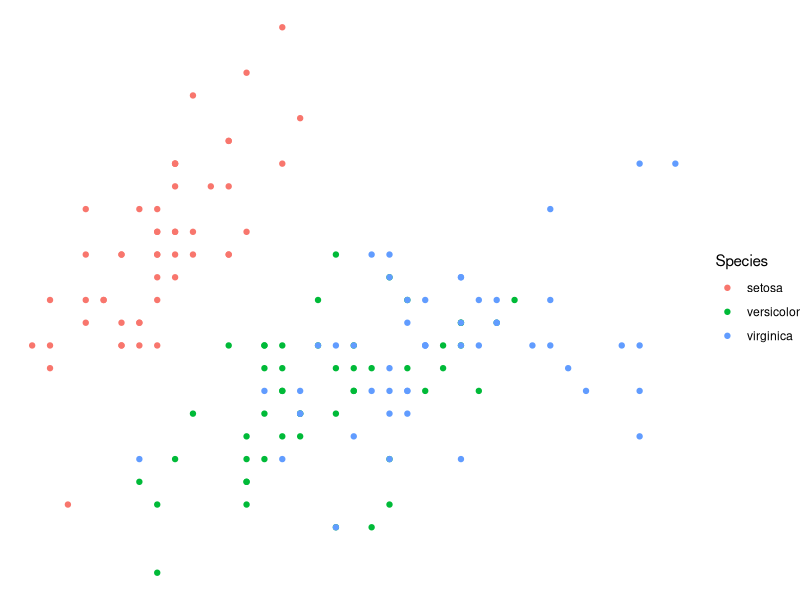

Here is the R script that generated this plot:
# Utilitzarem les dades iris
iris
require(ggplot2)

# Fem un pair plot de les dades iris
ggplot(iris) +
  geom_point(aes(x=Sepal.Length, y=Sepal.Width, color=Species)) +
  theme_void()
